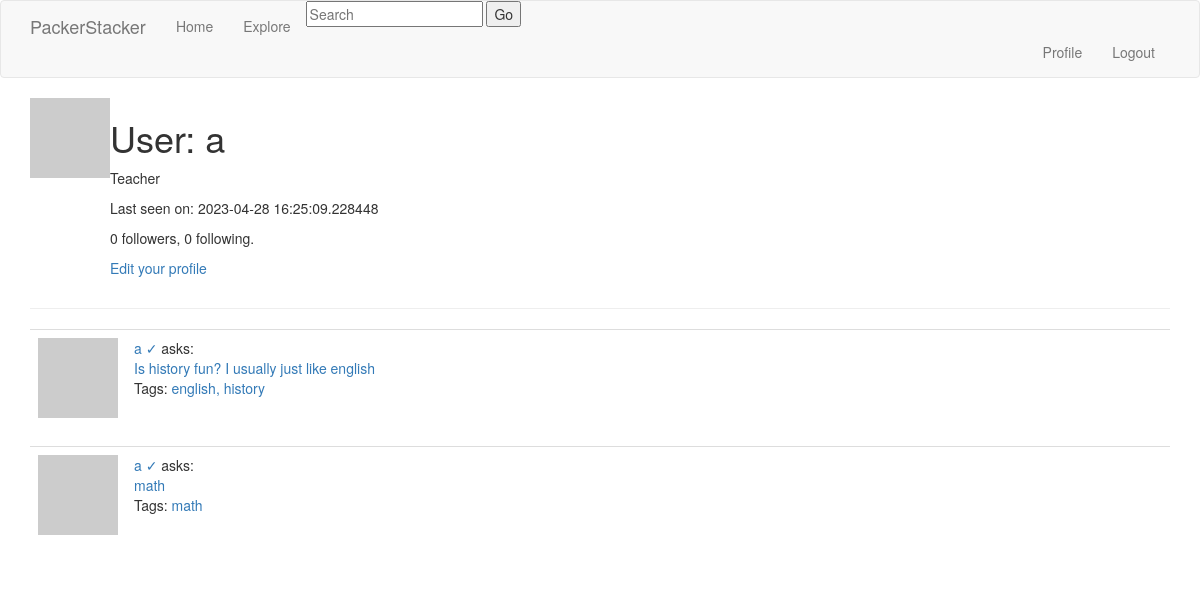
The app's page /user/a (signed in), older data.
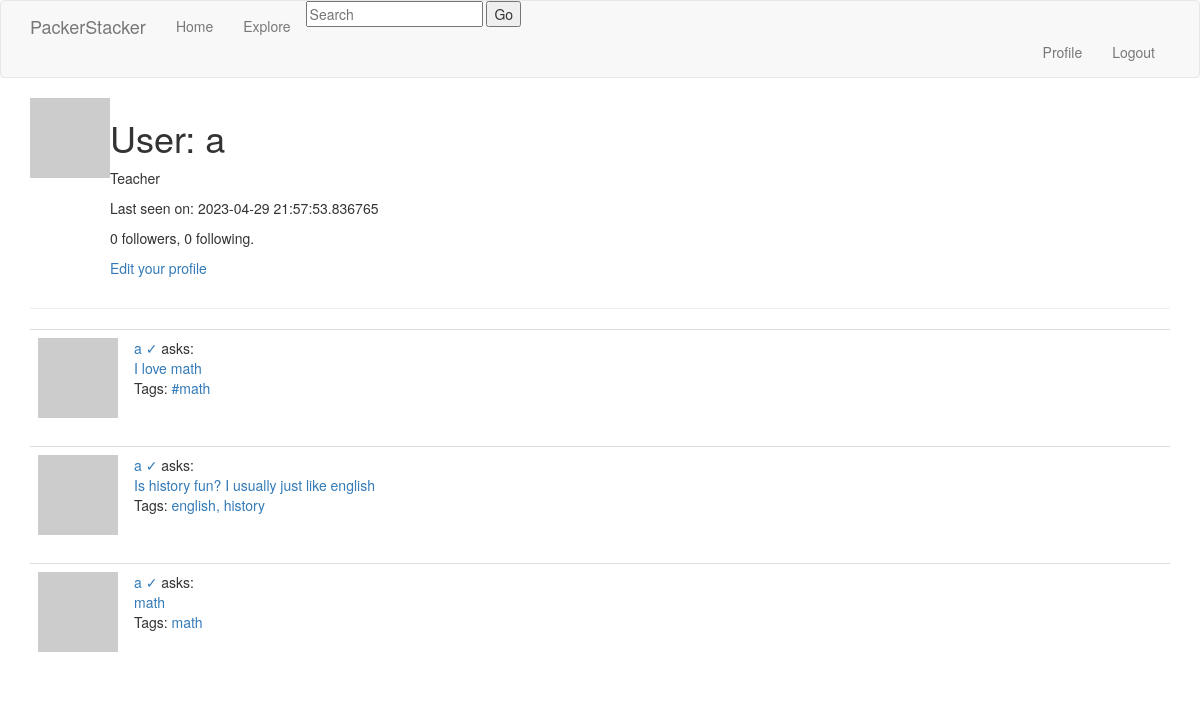
The same page, newer data.
### app/models.py (models this page shows, shortened)
class User(UserMixin, db.Model):
    id = db.Column(db.Integer, primary_key=True)
    username = db.Column(db.String(64), index=True, unique=True)
    email = db.Column(db.String(120), index=True, unique=True)
    password_hash = db.Column(db.String(128))
    questions = db.relationship('Question', backref='author', lazy='dynamic')
    replies = db.relationship('Reply', backref='author', lazy='dynamic')
    about_me = db.Column(db.String(140))
    last_seen = db.Column(db.DateTime, default=datetime.utcnow)
    type = db.Column(db.Boolean())
    def avatar(self, size):
        digest = md5(self.email.lower().encode('utf-8')).hexdigest()
        return 'https://www.gravatar.com/avatar/{}?d=identicon&s={}'.format(digest, size)
    followed = db.relationship(
        'User', secondary=followers,
        primaryjoin=(followers.c.follower_id == id),
        secondaryjoin=(followers.c.followed_id == id),
        backref=db.backref('followers', lazy='dynamic'), lazy='dynamic')

class Question(db.Model):
    id = db.Column(db.Integer, primary_key=True)
    body = db.Column(db.String(1000))
    timestamp = db.Column(db.DateTime, index=True, default=datetime.utcnow)
    user_id = db.Column(db.Integer, db.ForeignKey('user.id'))
    replies = db.relationship('Reply', backref='op', lazy='dynamic')

class Tag(db.Model):
    id = db.Column(db.Integer, primary_key=True)
    name = db.Column(db.String(30), unique=True)
    questions = db.relationship('Question', secondary='question_tag', backref='tags')

### app/routes.py (the view)
@app.route('/user/<username>')
@login_required
def user(username):
    user = User.query.filter_by(username=username).first_or_404()
    page = request.args.get('page', 1, type=int)
    questions = user.questions.order_by(Question.timestamp.desc()).paginate(
        page=page, per_page=app.config['QUESTIONS_PER_PAGE'], error_out=False)
    next_url = url_for('user', username=user.username, page=questions.next_num) \
        if questions.has_next else None
    prev_url = url_for('user', username=user.username, page=questions.prev_num) \
        if questions.has_prev else None
    form = EmptyForm()
    return render_template('user.html', user=user, questions=questions.items,
                           next_url=next_url, prev_url=prev_url, form=form)

### app/forms.py
class EmptyForm(FlaskForm):
    submit = SubmitField('Submit')

### app/models.py (called while the page is built)
@login.user_loader
def load_user(id):
    return User.query.get(int(id))

### app/routes.py (called while the page is built)
@app.before_request
def before_request():
    if current_user.is_authenticated:
        current_user.last_seen = datetime.utcnow()
        db.session.commit()

### app/templates/user.html (shortened to what this page needs)
{% extends "base.html" %}
{% import 'bootstrap/wtf.html' as wtf %}
{% block app_content %}
    <table>
      <tr valign="top">
          <td><img src="{{ user.avatar(128) }}"></td>
          <td>
            <h1>User: {{ user.username }}</h1>
            {%if user.type %}<p>Teacher</p> {% else %} <p>Student </p>{% endif %}
            {% if user.last_seen %}<p>Last seen on: {{ user.last_seen }}</p>{% endif %}
            <p>{{ user.followers.count() }} followers, {{ user.followed.count() }} following.</p>
            {% if user == current_user %}
            <p><a href="{{ url_for('edit_profile') }}">Edit your profile</a></p>
            {% endif %}
          </td>
        </tr>
    </table>
    <hr>
    {% for question in questions %}
        {% include '_question.html' %}
    {% endfor %}
{% endblock %}

### app/templates/_question.html
<table class="table table-hover">
      <tr>
          <td width="70px">
                  <img src="{{ question.author.avatar(70) }}" />
          </td>
          <td>
              <a href="{{ url_for('user', username=question.author.username) }}">
                  {{ question.author.username }} {%if question.author.type %} &#x2713 {%endif%}
              </a>
              asks:
              <br>
              <a style="text-decoration: none" href="{{ url_for('question_page', id=question.id) }}">
                {{ question.body }}
              </a>
              <br>
              <p>Tags: {% for tag in question.tags %}
                <a href="{{ url_for('tag_page', id=tag.id) }}">
                  {{ tag.name }}{% if not loop.last %}, {% endif %}{% endfor %}
                </a>
                </p>
          </td>
      </tr>
</table>

Row changes from the older to the newer data that the page shows:
changed User: last_seen "2023-04-28 16:25:09.228448" → "2023-04-29 21:57:53.836765"
added Question: author.username "a", body "I love math"
added Tag: name "#math", shown under "a"
